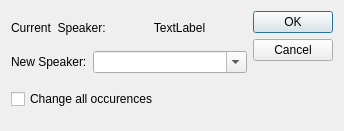
<?xml version="1.0" encoding="UTF-8"?>
<ui version="4.0">
 <class>ChangeSpeakerDialog</class>
 <widget class="QDialog" name="ChangeSpeakerDialog">
  <property name="geometry">
   <rect>
    <x>0</x>
    <y>0</y>
    <width>344</width>
    <height>131</height>
   </rect>
  </property>
  <property name="windowTitle">
   <string>Change Speaker</string>
  </property>
  <layout class="QHBoxLayout" name="horizontalLayout_3">
   <item>
    <layout class="QVBoxLayout" name="verticalLayout">
     <item>
      <layout class="QHBoxLayout" name="horizontalLayout_2">
       <item>
        <widget class="QLabel" name="label_2">
         <property name="sizePolicy">
          <sizepolicy hsizetype="Maximum" vsizetype="Maximum">
           <horstretch>0</horstretch>
           <verstretch>0</verstretch>
          </sizepolicy>
         </property>
         <property name="text">
          <string>Current  Speaker:</string>
         </property>
        </widget>
       </item>
       <item>
        <widget class="QLabel" name="label_currentSpeaker">
         <property name="sizePolicy">
          <sizepolicy hsizetype="Preferred" vsizetype="Fixed">
           <horstretch>0</horstretch>
           <verstretch>0</verstretch>
          </sizepolicy>
         </property>
         <property name="text">
          <string>TextLabel</string>
         </property>
         <property name="alignment">
          <set>Qt::AlignCenter</set>
         </property>
        </widget>
       </item>
      </layout>
     </item>
     <item>
      <layout class="QHBoxLayout" name="horizontalLayout">
       <item>
        <widget class="QLabel" name="label">
         <property name="sizePolicy">
          <sizepolicy hsizetype="Maximum" vsizetype="Maximum">
           <horstretch>0</horstretch>
           <verstretch>0</verstretch>
          </sizepolicy>
         </property>
         <property name="text">
          <string>New Speaker:</string>
         </property>
        </widget>
       </item>
       <item>
        <widget class="QComboBox" name="comboBox_speaker">
         <property name="sizePolicy">
          <sizepolicy hsizetype="Preferred" vsizetype="Fixed">
           <horstretch>0</horstretch>
           <verstretch>0</verstretch>
          </sizepolicy>
         </property>
         <property name="editable">
          <bool>true</bool>
         </property>
        </widget>
       </item>
      </layout>
     </item>
     <item>
      <widget class="QCheckBox" name="checkBox_changeAllOccurences">
       <property name="text">
        <string>Change all occurences</string>
       </property>
      </widget>
     </item>
    </layout>
   </item>
   <item>
    <widget class="QDialogButtonBox" name="buttonBox">
     <property name="orientation">
      <enum>Qt::Vertical</enum>
     </property>
     <property name="standardButtons">
      <set>QDialogButtonBox::Cancel|QDialogButtonBox::Ok</set>
     </property>
    </widget>
   </item>
  </layout>
 </widget>
 <resources/>
 <connections>
  <connection>
   <sender>buttonBox</sender>
   <signal>accepted()</signal>
   <receiver>ChangeSpeakerDialog</receiver>
   <slot>accept()</slot>
   <hints>
    <hint type="sourcelabel">
     <x>248</x>
     <y>254</y>
    </hint>
    <hint type="destinationlabel">
     <x>157</x>
     <y>274</y>
    </hint>
   </hints>
  </connection>
  <connection>
   <sender>buttonBox</sender>
   <signal>rejected()</signal>
   <receiver>ChangeSpeakerDialog</receiver>
   <slot>reject()</slot>
   <hints>
    <hint type="sourcelabel">
     <x>316</x>
     <y>260</y>
    </hint>
    <hint type="destinationlabel">
     <x>286</x>
     <y>274</y>
    </hint>
   </hints>
  </connection>
 </connections>
</ui>
